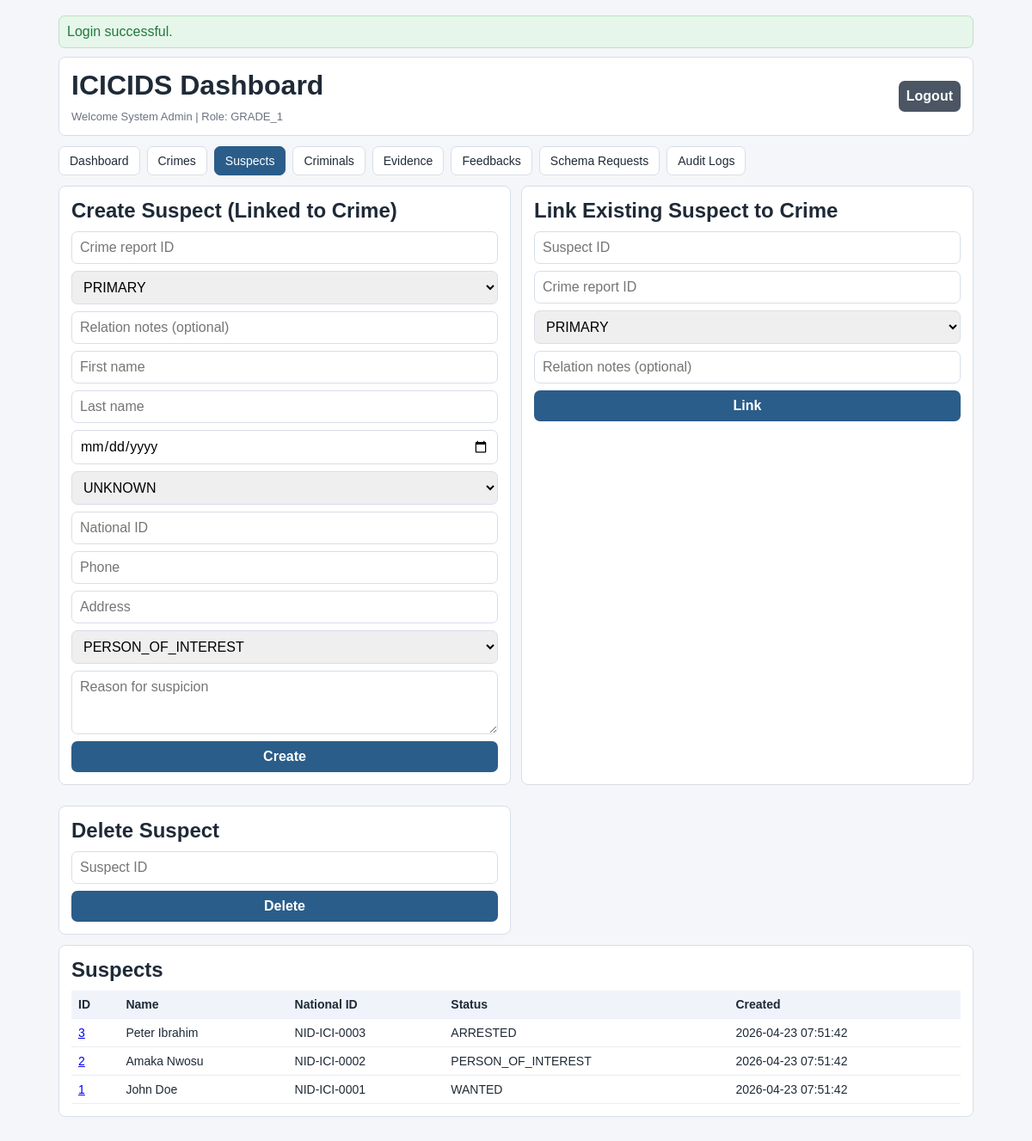
/index.php?view=suspects (signed in), run on an earlier commit of the app's database.
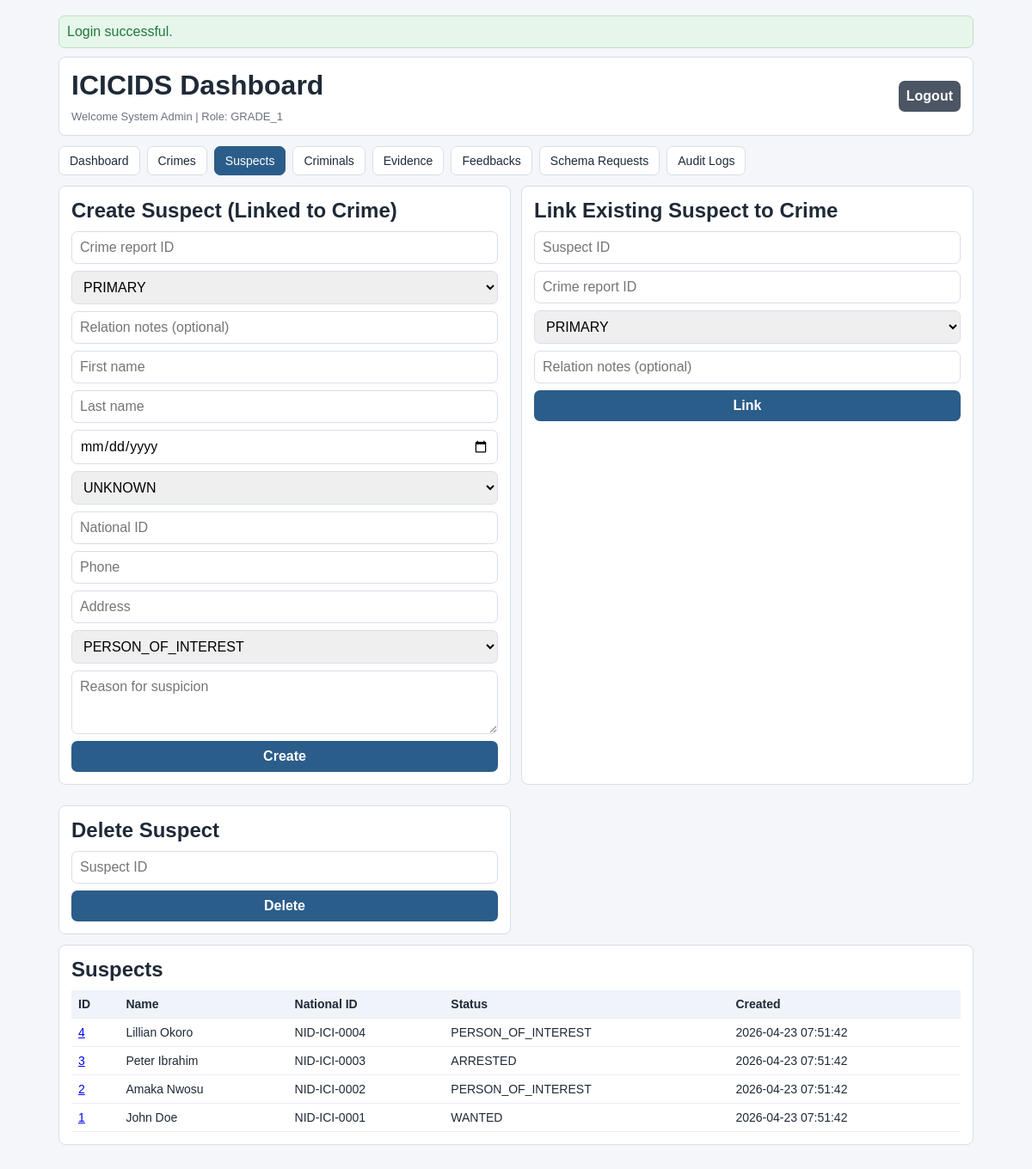
And on a later commit of the database.
### tables this page shows
CREATE TABLE suspects (
    id BIGINT UNSIGNED AUTO_INCREMENT PRIMARY KEY,
    first_name VARCHAR(100) NOT NULL,
    last_name VARCHAR(100) NOT NULL,
    crime_report_id BIGINT UNSIGNED NOT NULL,
    date_of_birth DATE NULL,
    gender ENUM('MALE', 'FEMALE', 'OTHER', 'UNKNOWN') NOT NULL DEFAULT 'UNKNOWN',
    national_id VARCHAR(80) NULL,
    address_line VARCHAR(255) NULL,
    phone VARCHAR(30) NULL,
    reason_for_suspicion TEXT NOT NULL,
    suspect_status ENUM('PERSON_OF_INTEREST', 'WANTED', 'ARRESTED', 'CLEARED') NOT NULL DEFAULT 'PERSON_OF_INTEREST',
    created_by_officer_id BIGINT UNSIGNED NOT NULL,
    created_at DATETIME NOT NULL DEFAULT CURRENT_TIMESTAMP,
    updated_at DATETIME NOT NULL DEFAULT CURRENT_TIMESTAMP ON UPDATE CURRENT_TIMESTAMP,
    CONSTRAINT uq_suspects_national_id UNIQUE (national_id),
    CONSTRAINT fk_suspects_primary_crime
        FOREIGN KEY (crime_report_id) REFERENCES crime_reports(id)
        ON UPDATE CASCADE ON DELETE RESTRICT,
    CONSTRAINT fk_suspects_created_by
        FOREIGN KEY (created_by_officer_id) REFERENCES officers(id)
        ON UPDATE CASCADE ON DELETE RESTRICT,
    INDEX idx_suspects_name (last_name, first_name),
    INDEX idx_suspects_status (suspect_status),
    INDEX idx_suspects_crime_report (crime_report_id),
    INDEX idx_suspects_created_by (created_by_officer_id)
);

### Auth.php (called while the page is built, shortened)
<?php
final class Auth
{
    public function isAuthenticated(): bool
    {
        return isset($_SESSION[self::SESSION_KEY]);
    }
    public function currentOfficer(): ?array
    {
        return $_SESSION[self::SESSION_KEY];
    }
    public function enforce(string $operation, ?string $table = null): void
    {
        $officer = $this->currentOfficer();
        $rank = (string)$officer['rank'];
        $normalizedOperation = strtoupper(trim($operation));
        if ($rank === self::ROLE_GRADE_1) {
            return;
        }
        throw new RuntimeException('Unknown role. Access denied.');
    }
    public function can(string $operation, ?string $table = null): bool
    {
        try {
            return true;
        } catch (Throwable $e) {
            return false;
        }
    }
}

### suspects.php (the view, shortened to what this page needs)
<?php
$canCreateSuspect = $canCreateSuspect ?? false;
$canLinkSuspect = $canLinkSuspect ?? false;
$canDeleteSuspect = $canDeleteSuspect ?? false;
$suspects = $suspects ?? [];
?>
<div class="grid-2">
    <?php if ($canCreateSuspect): ?>
        <section class="card">
            <h2>Create Suspect (Linked to Crime)</h2>
            <form method="post">
                <input type="number" name="crime_report_id" required placeholder="Crime report ID">
                <select name="relation_type">
                    <option>PRIMARY</option>
                </select>
                <input name="relation_notes" placeholder="Relation notes (optional)">
                <input name="first_name" required placeholder="First name">
                <input name="last_name" required placeholder="Last name">
                <input type="date" name="date_of_birth" placeholder="Date of birth">
                <select name="gender">
                    <option>UNKNOWN</option>
                </select>
                <input name="national_id" placeholder="National ID">
                <input name="phone" placeholder="Phone">
                <input name="address_line" placeholder="Address">
                <select name="suspect_status">
                    <option>PERSON_OF_INTEREST</option>
                </select>
                <textarea name="reason_for_suspicion" rows="3" required placeholder="Reason for suspicion"></textarea>
                <button type="submit">Create</button>
            </form>
        </section>
    <?php endif; ?>
    <?php if ($canLinkSuspect): ?>
        <section class="card">
            <h2>Link Existing Suspect to Crime</h2>
            <form method="post">
                <input type="number" name="suspect_id" required placeholder="Suspect ID">
                <input type="number" name="crime_report_id" required placeholder="Crime report ID">
                <select name="relation_type">
                    <option>PRIMARY</option>
                </select>
                <input name="relation_notes" placeholder="Relation notes (optional)">
                <button type="submit">Link</button>
            </form>
        </section>
    <?php endif; ?>
    <?php if ($canDeleteSuspect): ?>
        <section class="card">
            <h2>Delete Suspect</h2>
            <form method="post">
                <input type="number" name="suspect_id" required placeholder="Suspect ID">
                <button type="submit">Delete</button>
            </form>
        </section>
    <?php endif; ?>
</div>
<section class="card">
    <h2>Suspects</h2>
    <div class="table-wrap">
        <table>
            <thead><tr><th>ID</th><th>Name</th><th>National ID</th><th>Status</th><th>Created</th></tr></thead>
            <tbody>
            <?php foreach ($suspects as $row): ?>
                <tr>
                    <td><a href="index.php?view=suspects&suspect_id=<?= h((string)$row['id']) ?>"><?= h((string)$row['id']) ?></a></td>
                    <td><?= h((string)$row['first_name'] . ' ' . (string)$row['last_name']) ?></td>
                    <td><?= h((string)($row['national_id'] ?? '')) ?></td>
                    <td><?= h((string)$row['suspect_status']) ?></td>
                    <td><?= h((string)$row['created_at']) ?></td>
                </tr>
            <?php endforeach; ?>
            </tbody>
        </table>
    </div>
</section>

What changed in the data, as far as the page shows it:
added suspects: id "4", first_name+last_name "Lillian Okoro", national "NID-ICI-0004", suspect_status "PERSON_OF_INTEREST", created_at "2026-04-23 07:51:42"
